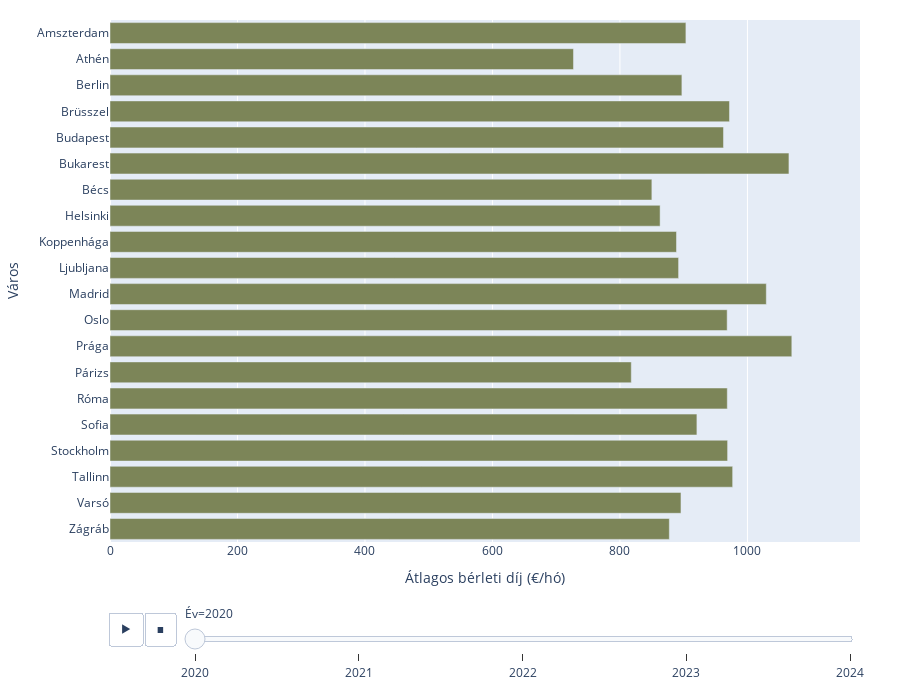

The code cell stored with this chart in its notebook:
### Code cell
custom_olive_brown = [
    "#7c8558",  # olívazöld – alapszín
]

custom_white = [
    "#ffffff",
]

# CSV beolvasása
url = "https://raw.githubusercontent.com/Andrea2002-06/Andrea2002-06.github.io/refs/heads/main/europai_lakhatasi_adatbazis.csv"
df = pd.read_csv(url)

# Csak szükséges oszlopok
df = df[['Város', 'Év', 'Bérleti díj (€/hó)']]
df = df[df['Év'] % 1 == 0]
df['Év'] = df['Év'].astype(int)

# Átlagos bérleti díj városonként, évente
df_avg = df.groupby(['Év', 'Város'])['Bérleti díj (€/hó)'].mean().reset_index()

# Bar Chart Race — minden várossal
fig = px.bar(
    df_avg,
    x='Bérleti díj (€/hó)',
    y='Város',
    color='Város',
    orientation='h',
    animation_frame='Év',
    range_x=[0, df_avg['Bérleti díj (€/hó)'].max() * 1.1],
    height=700,
    color_discrete_sequence=custom_olive_brown
)
fig.update_layout(                        # barna szöveg
    showlegend=False,
    margin=dict(l=80, r=40, t=20, b=60)
) 

fig.update_layout(
    hoverlabel=dict(
        bgcolor="#ffffff",  # világos zöld háttér
        font_size=14,
        font_family="Arial"
    )
)

fig.write_html("bar_chart_race.html", include_plotlyjs='cdn')

fig.update_layout(
    xaxis_title="Átlagos bérleti díj (€/hó)",
    yaxis_title="Város",
    showlegend=False
)

fig.show()
fig.write_html("bar_chart_race.html", auto_open=False)

### Figure 1 — Plotly figure (JSON) as saved in the notebook; plotly's stock layout.template omitted (floating-point values rounded to 4 significant figures)
{"data": [{"hovertemplate": "Város=%{y}<br>Év=2020<br>Bérleti díj (€/hó)=%{x}<extra></extra>", "legendgroup": "Amszterdam", "marker": {"color": "#7c8558", "pattern": {"shape": ""}}, "name": "Amszterdam", "orientation": "h", "showlegend": true, "textposition": "auto", "type": "bar", "x": [903.5], "xaxis": "x", "y": ["Amszterdam"], "yaxis": "y"}, {"hovertemplate": "Város=%{y}<br>Év=2020<br>Bérleti díj (€/hó)=%{x}<extra></extra>", "legendgroup": "Athén", "marker": {"color": "#7c8558", "pattern": {"shape": ""}}, "name": "Athén", "orientation": "h", "showlegend": true, "textposition": "auto", "type": "bar", "x": [727.1], "xaxis": "x", "y": ["Athén"], "yaxis": "y"}, {"hovertemplate": "Város=%{y}<br>Év=2020<br>Bérleti díj (€/hó)=%{x}<extra></extra>", "legendgroup": "Berlin", "marker": {"color": "#7c8558", "pattern": {"shape": ""}}, "name": "Berlin", "orientation": "h", "showlegend": true, "textposition": "auto", "type": "bar", "x": [897.2], "xaxis": "x", "y": ["Berlin"], "yaxis": "y"}, {"hovertemplate": "Város=%{y}<br>Év=2020<br>Bérleti díj (€/hó)=%{x}<extra></extra>", "legendgroup": "Brüsszel", "marker": {"color": "#7c8558", "pattern": {"shape": ""}}, "name": "Brüsszel", "orientation": "h", "showlegend": true, "textposition": "auto", "type": "bar", "x": [971.8], "xaxis": "x", "y": ["Brüsszel"], "yaxis": "y"}, {"hovertemplate": "Város=%{y}<br>Év=2020<br>Bérleti díj (€/hó)=%{x}<extra></extra>", "legendgroup": "Budapest", "marker": {"color": "#7c8558", "pattern": {"shape": ""}}, "name": "Budapest", "orientation": "h", "showlegend": true, "textposition": "auto", "type": "bar", "x": [962.4], "xaxis": "x", "y": ["Budapest"], "yaxis": "y"}, {"hovertemplate": "Város=%{y}<br>Év=2020<br>Bérleti díj (€/hó)=%{x}<extra></extra>", "legendgroup": "Bukarest", "marker": {"color": "#7c8558", "pattern": {"shape": ""}}, "name": "Bukarest", "orientation": "h", "showlegend": true, "textposition": "auto", "type": "bar", "x": [1065.0], "xaxis": "x", "y": ["Bukarest"], "yaxis": "y"}, {"hovertemplate": "Város=%{y}<br>Év=2020<br>Bérleti díj (€/hó)=%{x}<extra></extra>", "legendgroup": "Bécs", "marker": {"color": "#7c8558", "pattern": {"shape": ""}}, "name": "Bécs", "orientation": "h", "showlegend": true, "textposition": "auto", "type": "bar", "x": [850.1], "xaxis": "x", "y": ["Bécs"], "yaxis": "y"}, {"hovertemplate": "Város=%{y}<br>Év=2020<br>Bérleti díj (€/hó)=%{x}<extra></extra>", "legendgroup": "Helsinki", "marker": {"color": "#7c8558", "pattern": {"shape": ""}}, "name": "Helsinki", "orientation": "h", "showlegend": true, "textposition": "auto", "type": "bar", "x": [863.0], "xaxis": "x", "y": ["Helsinki"], "yaxis": "y"}, {"hovertemplate": "Város=%{y}<br>Év=2020<br>Bérleti díj (€/hó)=%{x}<extra></extra>", "legendgroup": "Koppenhága", "marker": {"color": "#7c8558", "pattern": {"shape": ""}}, "name": "Koppenhága", "orientation": "h", "showlegend": true, "textposition": "auto", "type": "bar", "x": [888.7], "xaxis": "x", "y": ["Koppenhága"], "yaxis": "y"}, {"hovertemplate": "Város=%{y}<br>Év=2020<br>Bérleti díj (€/hó)=%{x}<extra></extra>", "legendgroup": "Ljubljana", "marker": {"color": "#7c8558", "pattern": {"shape": ""}}, "name": "Ljubljana", "orientation": "h", "showlegend": true, "textposition": "auto", "type": "bar", "x": [892.0], "xaxis": "x", "y": ["Ljubljana"], "yaxis": "y"}, {"hovertemplate": "Város=%{y}<br>Év=2020<br>Bérleti díj (€/hó)=%{x}<extra></extra>", "legendgroup": "Madrid", "marker": {"color": "#7c8558", "pattern": {"shape": ""}}, "name": "Madrid", "orientation": "h", "showlegend": true, "textposition": "auto", "type": "bar", "x": [1030.0], "xaxis": "x", "y": ["Madrid"], "yaxis": "y"}, {"hovertemplate": "Város=%{y}<br>Év=2020<br>Bérleti díj (€/hó)=%{x}<extra></extra>", "legendgroup": "Oslo", "marker": {"color": "#7c8558", "pattern": {"shape": ""}}, "name": "Oslo", "orientation": "h", "showlegend": true, "textposition": "auto", "type": "bar", "x": [968.2], "xaxis": "x", "y": ["Oslo"], "yaxis": "y"}, {"hovertemplate": "Város=%{y}<br>Év=2020<br>Bérleti díj (€/hó)=%{x}<extra></extra>", "legendgroup": "Prága", "marker": {"color": "#7c8558", "pattern": {"shape": ""}}, "name": "Prága", "orientation": "h", "showlegend": true, "textposition": "auto", "type": "bar", "x": [1070.0], "xaxis": "x", "y": ["Prága"], "yaxis": "y"}, {"hovertemplate": "Város=%{y}<br>Év=2020<br>Bérleti díj (€/hó)=%{x}<extra></extra>", "legendgroup": "Párizs", "marker": {"color": "#7c8558", "pattern": {"shape": ""}}, "name": "Párizs", "orientation": "h", "showlegend": true, "textposition": "auto", "type": "bar", "x": [817.8], "xaxis": "x", "y": ["Párizs"], "yaxis": "y"}, {"hovertemplate": "Város=%{y}<br>Év=2020<br>Bérleti díj (€/hó)=%{x}<extra></extra>", "legendgroup": "Róma", "marker": {"color": "#7c8558", "pattern": {"shape": ""}}, "name": "Róma", "orientation": "h", "showlegend": true, "textposition": "auto", "type": "bar", "x": [968.4], "xaxis": "x", "y": ["Róma"], "yaxis": "y"}, {"hovertemplate": "Város=%{y}<br>Év=2020<br>Bérleti díj (€/hó)=%{x}<extra></extra>", "legendgroup": "Sofia", "marker": {"color": "#7c8558", "pattern": {"shape": ""}}, "name": "Sofia", "orientation": "h", "showlegend": true, "textposition": "auto", "type": "bar", "x": [920.7], "xaxis": "x", "y": ["Sofia"], "yaxis": "y"}, {"hovertemplate": "Város=%{y}<br>Év=2020<br>Bérleti díj (€/hó)=%{x}<extra></extra>", "legendgroup": "Stockholm", "marker": {"color": "#7c8558", "pattern": {"shape": ""}}, "name": "Stockholm", "orientation": "h", "showlegend": true, "textposition": "auto", "type": "bar", "x": [968.9], "xaxis": "x", "y": ["Stockholm"], "yaxis": "y"}, {"hovertemplate": "Város=%{y}<br>Év=2020<br>Bérleti díj (€/hó)=%{x}<extra></extra>", "legendgroup": "Tallinn", "marker": {"color": "#7c8558", "pattern": {"shape": ""}}, "name": "Tallinn", "orientation": "h", "showlegend": true, "textposition": "auto", "type": "bar", "x": [976.8], "xaxis": "x", "y": ["Tallinn"], "yaxis": "y"}, {"hovertemplate": "Város=%{y}<br>Év=2020<br>Bérleti díj (€/hó)=%{x}<extra></extra>", "legendgroup": "Varsó", "marker": {"color": "#7c8558", "pattern": {"shape": ""}}, "name": "Varsó", "orientation": "h", "showlegend": true, "textposition": "auto", "type": "bar", "x": [895.7], "xaxis": "x", "y": ["Varsó"], "yaxis": "y"}, {"hovertemplate": "Város=%{y}<br>Év=2020<br>Bérleti díj (€/hó)=%{x}<extra></extra>", "legendgroup": "Zágráb", "marker": {"color": "#7c8558", "pattern": {"shape": ""}}, "name": "Zágráb", "orientation": "h", "showlegend": true, "textposition": "auto", "type": "bar", "x": [877.5], "xaxis": "x", "y": ["Zágráb"], "yaxis": "y"}], "layout": {"barmode": "relative", "height": 700, "hoverlabel": {"bgcolor": "#ffffff", "font": {"family": "Arial", "size": 14}}, "legend": {"title": {"text": "Város"}, "tracegroupgap": 0}, "margin": {"b": 60, "l": 80, "r": 40, "t": 20}, "showlegend": false, "sliders": [{"active": 0, "currentvalue": {"prefix": "Év="}, "len": 0.9, "pad": {"b": 10, "t": 60}, "steps": [{"args": [["2020"], {"frame": {"duration": 0, "redraw": true}, "fromcurrent": true, "mode": "immediate", "transition": {"duration": 0, "easing": "linear"}}], "label": "2020", "method": "animate"}, {"args": [["2021"], {"frame": {"duration": 0, "redraw": true}, "fromcurrent": true, "mode": "immediate", "transition": {"duration": 0, "easing": "linear"}}], "label": "2021", "method": "animate"}, {"args": [["2022"], {"frame": {"duration": 0, "redraw": true}, "fromcurrent": true, "mode": "immediate", "transition": {"duration": 0, "easing": "linear"}}], "label": "2022", "method": "animate"}, {"args": [["2023"], {"frame": {"duration": 0, "redraw": true}, "fromcurrent": true, "mode": "immediate", "transition": {"duration": 0, "easing": "linear"}}], "label": "2023", "method": "animate"}, {"args": [["2024"], {"frame": {"duration": 0, "redraw": true}, "fromcurrent": true, "mode": "immediate", "transition": {"duration": 0, "easing": "linear"}}], "label": "2024", "method": "animate"}], "x": 0.1, "xanchor": "left", "y": 0, "yanchor": "top"}], "updatemenus": [{"buttons": [{"args": [null, {"frame": {"duration": 500, "redraw": true}, "fromcurrent": true, "mode": "immediate", "transition": {"duration": 500, "easing": "linear"}}], "label": "&#9654;", "method": "animate"}, {"args": [[null], {"frame": {"duration": 0, "redraw": true}, "fromcurrent": true, "mode": "immediate", "transition": {"duration": 0, "easing": "linear"}}], "label": "&#9724;", "method": "animate"}], "direction": "left", "pad": {"r": 10, "t": 70}, "showactive": false, "type": "buttons", "x": 0.1, "xanchor": "right", "y": 0, "yanchor": "top"}], "xaxis": {"anchor": "y", "domain": [0, 1], "range": [0, 1177.0], "title": {"text": "Átlagos bérleti díj (€/hó)"}}, "yaxis": {"anchor": "x", "categoryarray": ["Zágráb", "Varsó", "Tallinn", "Stockholm", "Sofia", "Róma", "Párizs", "Prága", "Oslo", "Madrid", "Ljubljana", "Koppenhága", "Helsinki", "Bécs", "Bukarest", "Budapest", "Brüsszel", "Berlin", "Athén", "Amszterdam"], "categoryorder": "array", "domain": [0, 1], "title": {"text": "Város"}}}}
